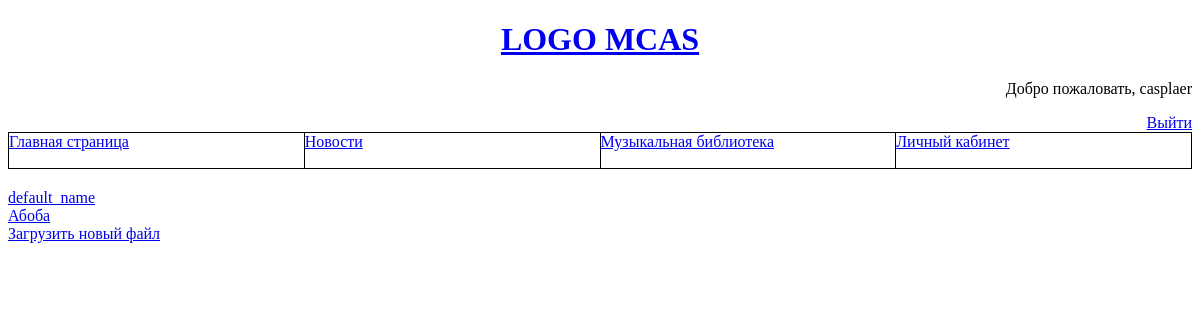
/music-library (signed in), run on an earlier commit of the app's database.
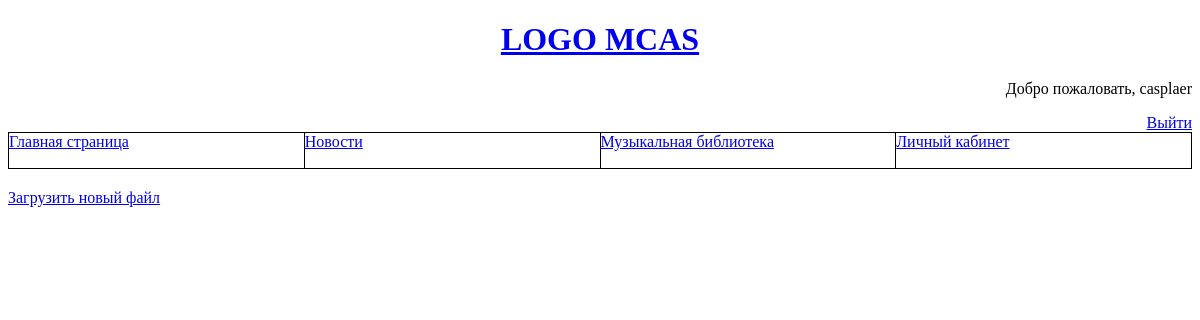
And on a later commit of the database.
### base/models.py (models this page shows, shortened)
class File(models.Model):
    file_name = models.CharField(max_length=75, default='default_name')
    file_upload = models.FileField(upload_to='midi',validators=[
        FileExtensionValidator(allowed_extensions = ['mid', 'midi'])
    ])

### base/views.py (the view)
# urls.py: path('music-library', views.musicLib, name = 'music-library'),
def musicLib(request):
    files = File.objects.all()
    context = {'files':files}
    return render(request, 'base/music_library.html', context)

### base/templates/base/music_library.html
{% extends 'main.html' %}
{% block content %}
    {% for file in files  %}
        <div>
        <a href="{% url 'file-download' file.id %}" download>{{ file.file_name }}</a>
        </div>
    {% endfor %}
    {% if request.user.is_staff or request.user.status == 'teacher' %}
        <a href="{% url 'file-upload' %}">Загрузить новый файл</a>
    {% endif %}
{% endblock content %}

What changed in the data, as far as the page shows it:
removed File: file_name "default_name"
removed File: file_name "Абоба"
